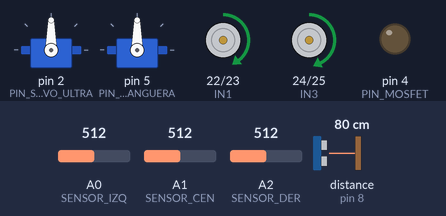
Simulated run of this sketch. Board: Arduino Mega 2560, built with avr-gcc and run on an emulated ATmega2560. Shown: 2 × servo, motor-driver pin pairs drawn as motors (green arrow = first pin HIGH = forward, orange = second pin HIGH = backward, longer = more drive, scaled by the enable pin), output pins drawn as LEDs (lit = HIGH). Wiring (inferred from the names in the program): ultrasonic range finder: trigger pin 9; echo pin 8. Inputs (shaded band) come from the test bench; at power-on: distance to the obstacle (sensor on pin 8) 80 cm, A2 (SENSOR_DER) = 512, A1 (SENSOR_CEN) = 512, A0 (SENSOR_IZQ) = 512. The echo pulse lasts 58.3 µs per cm; pins used as bus, display or sensor lines are not drawn.

Above: at 1.7 s.
1.8 s: distance to the obstacle (sensor on pin 8) set to 75 cm
At 4.51 s:
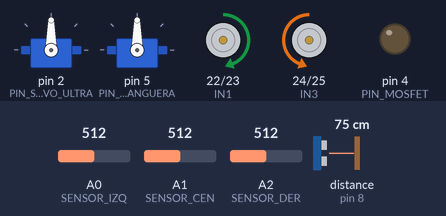
4.8 s: A2 (SENSOR_DER) set to 500
7.8 s: A1 (SENSOR_CEN) set to 490
10.8 s: distance to the obstacle (sensor on pin 8) set to 2 cm
At 12.41 s:
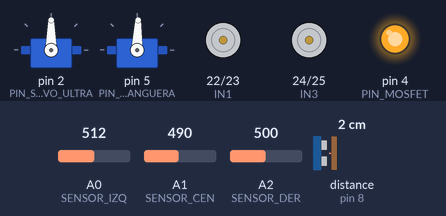
13.8 s: A1 (SENSOR_CEN) set to 560
At 15.9 s:
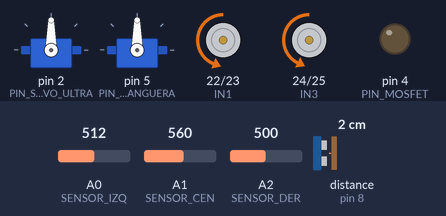
16.8 s: A1 (SENSOR_CEN) set to 306
At 20.05 s:
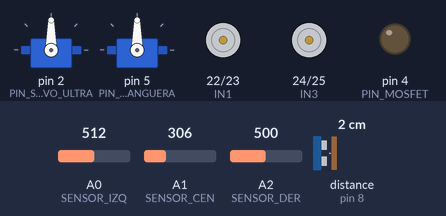
Timing chart, 0 to 20.8 s (numbered marks = the images above; inputs shaded):
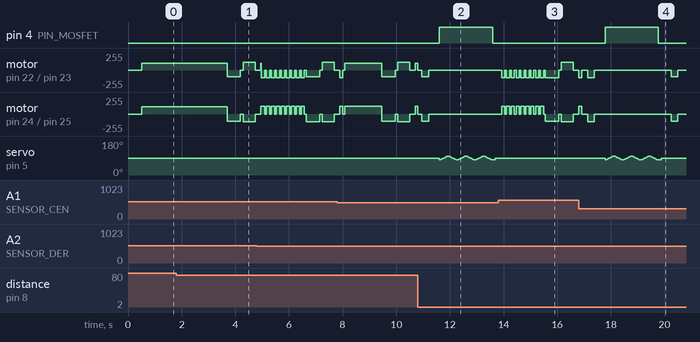

Measured:
- the behaviour switches between 78 and 77 cm on distance to the obstacle (sensor on pin 8) (found by bisection; images 0 and 1)
- after the input at 13.8 s, pin 4 (PIN_MOSFET): stays LOW (without the input it goes to HIGH after 0.92 s); servo on pin 5 (PIN_SERVO_MANGUERA): stops changing and stays 90°

The sketch:

CodigoFinalV2.ino
```cpp
#include <Servo.h>

// ==========================================
// 1. MAPEO DE PINES (ARDUINO MEGA 2560)
// ==========================================
// --- Puente H L298N ---
#define ENA 6
#define ENB 7
#define IN1 22
#define IN2 23
#define IN3 24
#define IN4 25

// --- Sensor Ultrasónico HC-SR04 ---
#define TRIG 9
#define ECHO 8

// --- Servomotores SG90 ---
#define PIN_SERVO_ULTRA 2
#define PIN_SERVO_MANGUERA 5

// --- Actuador de Potencia (Bomba de Agua) ---
#define PIN_MOSFET 4

// --- Sensores de Flama (Analógicos) KY-026 ---
#define SENSOR_IZQ A0
#define SENSOR_CEN A1
#define SENSOR_DER A2

// ==========================================
// 2. PARÁMETROS Y UMBRALES
// ==========================================
int VEL_MOTOR_A = 98;
int VEL_MOTOR_B = 110;
int VEL_GIRO = 115;

const int DISTANCIA_PARO = 25;

// --- Ajuste Balístico ---
const int POTENCIA_BOMBA = 130;

// --- Umbrales de Percepción de Fuego ---
const int UMBRAL_RASTREO = 550;
const int UMBRAL_ATAQUE_MAX = 150;
const int UMBRAL_ATAQUE_MIN = 100;

int ultimaDireccionFuego = 0; // Memoria: 1 = Izq, 2 = Der, 0 = Ninguna

Servo servoUltra;
Servo servoManguera;
long distanciaFrontal;

// Telemetría Anti-Atasco
long distanciaAnterior = 0;
unsigned long tiempoUltimoChequeo = 0;
int contadorAtasco = 0;

// ==========================================
// 3. CONFIGURACIÓN INICIAL (SETUP)
// ==========================================
void setup() {
  Serial.begin(9600);

  pinMode(ENA, OUTPUT);
  pinMode(ENB, OUTPUT);
  pinMode(IN1, OUTPUT);
  pinMode(IN2, OUTPUT);
  pinMode(IN3, OUTPUT);
  pinMode(IN4, OUTPUT);

  pinMode(TRIG, OUTPUT);
  pinMode(ECHO, INPUT);

  pinMode(PIN_MOSFET, OUTPUT);
  digitalWrite(PIN_MOSFET, LOW);

  pinMode(SENSOR_IZQ, INPUT);
  pinMode(SENSOR_CEN, INPUT);
  pinMode(SENSOR_DER, INPUT);

  servoUltra.attach(PIN_SERVO_ULTRA);
  servoUltra.write(90);
  delay(150);

  servoManguera.attach(PIN_SERVO_MANGUERA);
  servoManguera.write(90);
  delay(350);
}

// ==========================================
// 4. BUCLE PRINCIPAL (LOOP)
// ==========================================
void loop() {
  distanciaFrontal = medirDistancia();

  // Lectura en tiempo real sin promedios para evitar pérdida de señal aguda
  int valIzq = analogRead(SENSOR_IZQ);
  int valCen = analogRead(SENSOR_CEN);
  int valDer = analogRead(SENSOR_DER);

  bool hayFuego = (valIzq < UMBRAL_RASTREO) || (valCen < UMBRAL_RASTREO) || (valDer < UMBRAL_RASTREO);
  bool fuegoCentrado = (valCen <= valIzq) && (valCen <= valDer) && (valCen < UMBRAL_RASTREO);

  bool obstaculoEnfrente = (distanciaFrontal > 0 && distanciaFrontal <= DISTANCIA_PARO);
  bool objetivoAlcanzado = fuegoCentrado && ((valCen <= UMBRAL_ATAQUE_MAX && valCen >= UMBRAL_ATAQUE_MIN) || obstaculoEnfrente);

  // Actualización de la memoria inercial para búsqueda en punto ciego
  if (valIzq < UMBRAL_RASTREO && valIzq < valCen) ultimaDireccionFuego = 1;
  else if (valDer < UMBRAL_RASTREO && valDer < valCen) ultimaDireccionFuego = 2;

  // --- SISTEMA ANTI-ATASCO ---
  if (millis() - tiempoUltimoChequeo > 500) {
    if (!objetivoAlcanzado) {
      if (abs(distanciaFrontal - distanciaAnterior) <= 2) {
        contadorAtasco++;
      } else {
        contadorAtasco = 0;
      }
      if (contadorAtasco >= 3) {
        maniobraEscape();
        contadorAtasco = 0;
      }
    } else {
      contadorAtasco = 0;
    }
    distanciaAnterior = distanciaFrontal;
    tiempoUltimoChequeo = millis();
  }

  // --- MÁQUINA DE ESTADOS LÓGICOS ---
  if (objetivoAlcanzado) {
    // ESTADO 3: EXTINGUIR INCENDIO
    apagarFuego(valIzq, valCen, valDer);
    ultimaDireccionFuego = 0;
  }
  else if (hayFuego) {
    // ESTADO 2: CACERÍA VECTORIAL Y ALINEACIÓN (Rastreo en movimiento)
    if (valIzq < valCen && valIzq < valDer) {
      girarIzquierda(120);
      detener(); delay(30);
    }
    else if (valDer < valCen && valDer < valIzq) {
      girarDerecha(120);
      detener(); delay(30);
    }
    else if (obstaculoEnfrente) {
      rutinaEvasion();
    }
    else {
      avanzar();
    }
  }
  else if (ultimaDireccionFuego != 0) {
    // ESTADO 2.5: BÚSQUEDA POR PÉRDIDA EN PUNTO CIEGO
    rutinaBusquedaPuntoCiego();
  }
  else {
    // ESTADO 1: NAVEGACIÓN AUTÓNOMA
    if (obstaculoEnfrente) {
      rutinaEvasion();
    }
    else {
      avanzar();
    }
  }

  delay(30);
}

// ==========================================
// 5. RUTINAS DE EXTINCIÓN Y BÚSQUEDA
// ==========================================

void apagarFuego(int valIzq, int valCen, int valDer) {
  detener();
  delay(150);

  retroceder(250);
  detener();
  delay(200);

  int anguloObjetivo = 90;
  if (valIzq < valCen && valIzq < valDer) {
    anguloObjetivo = 30;
  } else if (valDer < valCen && valDer < valIzq) {
    anguloObjetivo = 150;
  } else {
    anguloObjetivo = 90;
  }

  servoManguera.write(anguloObjetivo);
  delay(200);

  digitalWrite(PIN_MOSFET, POTENCIA_BOMBA);

  for (int ciclo = 0; ciclo < 3; ciclo++) {
    for (int pos = anguloObjetivo - 10; pos <= anguloObjetivo + 10; pos += 2) {
      servoManguera.write(pos);
      delay(30);
    }
    for (int pos = anguloObjetivo + 10; pos >= anguloObjetivo - 10; pos -= 2) {
      servoManguera.write(pos);
      delay(30);
    }
  }

  digitalWrite(PIN_MOSFET, LOW);
  delay(100);
  servoManguera.write(90);
  delay(200);
}

void rutinaBusquedaPuntoCiego() {
  detener();
  int limiteIntentos = 0;
  bool reEnganchado = false;

  while (limiteIntentos < 6 && !reEnganchado) {
    if (ultimaDireccionFuego == 1) {
      girarIzquierda(100);
    } else if (ultimaDireccionFuego == 2) {
      girarDerecha(100);
    }
    detener();
    delay(40);

    int vIzq = analogRead(SENSOR_IZQ);
    int vCen = analogRead(SENSOR_CEN);
    int vDer = analogRead(SENSOR_DER);

    if (vIzq < UMBRAL_RASTREO || vCen < UMBRAL_RASTREO || vDer < UMBRAL_RASTREO) {
      reEnganchado = true;
    }
    limiteIntentos++;
  }
  ultimaDireccionFuego = 0;
}

// ==========================================
// 6. RUTINAS DE EVASIÓN (ULTRASÓNICO)
// ==========================================

void rutinaEvasion() {
  detener();
  delay(200);

  retroceder(350);
  detener();
  delay(200);

  int mejorAngulo = barridoRadar();

  if (mejorAngulo > 90) {
    girarIzquierda(300);
  } else {
    girarDerecha(300);
  }

  detener();
  delay(200);
}

int barridoRadar() {
  int distancias[5];
  int angulos[5] = {30, 60, 90, 120, 150};

  for(int pos = 90; pos >= 30; pos--) {
    servoUltra.write(pos);
    delay(15);
  }

  int indice = 0;
  for(int pos = 30; pos <= 150; pos++) {
    servoUltra.write(pos);
    delay(15);

    if (pos == angulos[indice]) {
      delay(100);
      distancias[indice] = medirDistancia();
      indice++;
    }
  }

  for(int pos = 150; pos >= 90; pos--) {
    servoUltra.write(pos);
    delay(15);
  }

  int maxDistancia = -1;
  int mejorAngulo = 90;

  for(int i = 0; i < 5; i++) {
    if(distancias[i] > maxDistancia) {
      maxDistancia = distancias[i];
      mejorAngulo = angulos[i];
    }
  }
  return mejorAngulo;
}

void maniobraEscape() {
  detener();
  retroceder(500);
  detener();
  delay(100);
  girarIzquierda(450);
  detener();
  delay(200);
}

// ==========================================
// 7. CONTROL DE MOTORES Y PUENTE H
// ==========================================

void avanzar() {
  analogWrite(ENA, VEL_MOTOR_A);
  analogWrite(ENB, VEL_MOTOR_B);
  digitalWrite(IN1, HIGH);
  digitalWrite(IN2, LOW);
  digitalWrite(IN3, HIGH);
  digitalWrite(IN4, LOW);
}

void retroceder(int tiempo) {
  analogWrite(ENA, VEL_MOTOR_A);
  analogWrite(ENB, VEL_MOTOR_B);
  digitalWrite(IN1, LOW);
  digitalWrite(IN2, HIGH);
  digitalWrite(IN3, LOW);
  digitalWrite(IN4, HIGH);
  delay(tiempo);
}

void girarIzquierda(int tiempo) {
  analogWrite(ENA, VEL_GIRO);
  analogWrite(ENB, VEL_GIRO);
  digitalWrite(IN1, HIGH);
  digitalWrite(IN2, LOW);
  digitalWrite(IN3, LOW);
  digitalWrite(IN4, HIGH);
  delay(tiempo);
}

void girarDerecha(int tiempo) {
  analogWrite(ENA, VEL_GIRO);
  analogWrite(ENB, VEL_GIRO);
  digitalWrite(IN1, LOW);
  digitalWrite(IN2, HIGH);
  digitalWrite(IN3, HIGH);
  digitalWrite(IN4, LOW);
  delay(tiempo);
}

void detener() {
  digitalWrite(IN1, LOW);
  digitalWrite(IN2, LOW);
  digitalWrite(IN3, LOW);
  digitalWrite(IN4, LOW);
  analogWrite(ENA, 0);
  analogWrite(ENB, 0);
}

// ==========================================
// 8. LECTURA SENSOR ULTRASÓNICO
// ==========================================
long medirDistancia() {
  digitalWrite(TRIG, LOW);
  delayMicroseconds(2);
  digitalWrite(TRIG, HIGH);
  delayMicroseconds(10);
  digitalWrite(TRIG, LOW);

  long duracion = pulseIn(ECHO, HIGH, 25000);

  if (duracion == 0) {
    return 400;
  }

  return duracion / 58.2;
}
```
